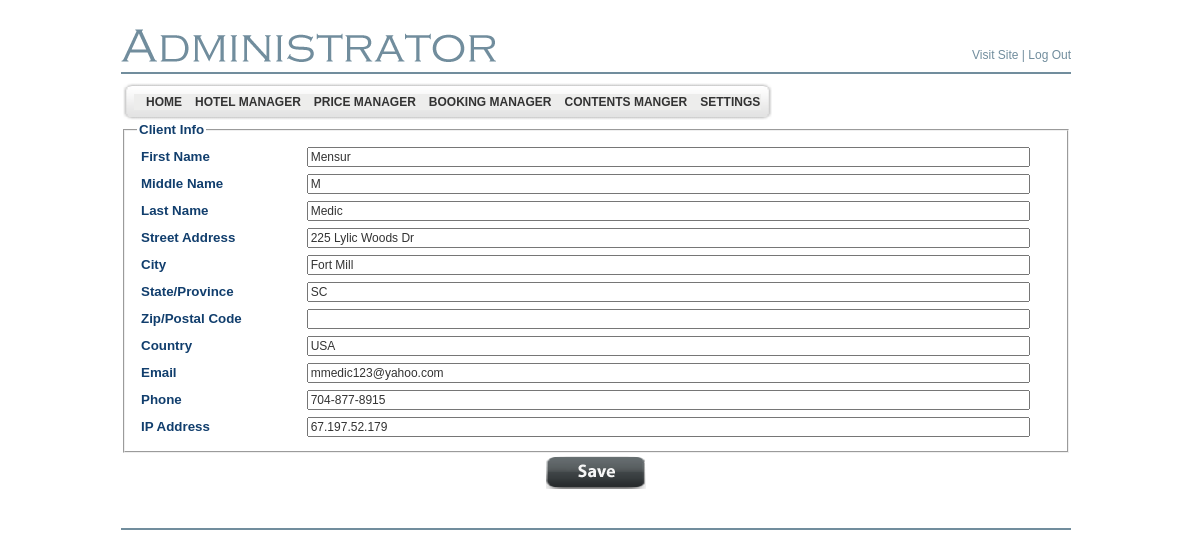
The page /LiculApartments/admin/clients_add_edit.php?id=3 (signed in) on the database as committed earlier.
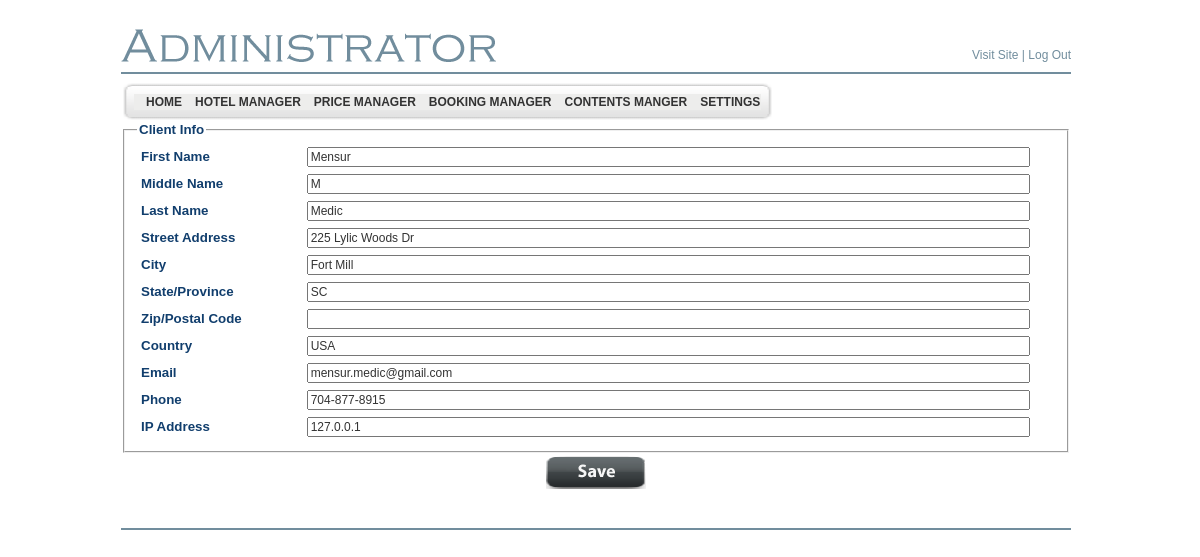
The same page on the database as committed later.
### tables this page shows
CREATE TABLE `bsi_clients` (
  `id` int(10) unsigned NOT NULL AUTO_INCREMENT,
  `first_name` varchar(256) NOT NULL,
  `middle_name` varchar(256) DEFAULT NULL,
  `last_name` varchar(256) NOT NULL,
  `street_address` varchar(256) NOT NULL,
  `city` varchar(256) NOT NULL,
  `state` varchar(64) DEFAULT NULL,
  `zip` varchar(64) DEFAULT NULL,
  `country` varchar(64) NOT NULL,
  `phone` varchar(64) NOT NULL,
  `email` varchar(256) NOT NULL,
  `ip` varchar(32) NOT NULL,
  PRIMARY KEY (`id`),
  UNIQUE KEY `email` (`email`) USING BTREE
);

### LiculApartments/includes/SystemConfiguration.class.php (called while the page is built, shortened)
<?php
require_once ("KLogger.class.php");
require_once ("Client.class.php");
require_once ("Utilities.class.php");
$loggingDirectory = "./logs/";
$currentDirectory = getcwd();
if (Utilities::stringEndsWith($currentDirectory, "admin"))
{
	$loggingDirectory = "../logs/";
}
$logger = new KLogger($loggingDirectory, KLogger::INFO);
?>

### LiculApartments/includes/Utilities.class.php (called while the page is built, shortened)
<?php
class Utilities
{
	public static function stringEndsWith($string, $test)
	{
	    $strlen = strlen($string);
	    $testlen = strlen($test);
	    return substr_compare($string, $test, -$testlen) === 0;
	}
}
?>

### LiculApartments/includes/KLogger.class.php (called while the page is built, shortened)
<?php
	class KLogger
	{
		private $priority = KLogger::INFO;
		public function __construct( $filepath , $priority )
		{
			$this->log_file = $filepath . "log_" . date("Y_m_d") . ".log";
			$this->priority = $priority;
			return;
		}
		private function shouldLog($priority)
		{
			if ($this->priority <= $priority)
			{
				return true;
			}
			return false;
		}
	}
?>

### LiculApartments/includes/Client.class.php (called while the page is built, shortened)
<?php
class Client
{
	public static function fetchFromParameters($params)
	{
		$client = new Client();
		if (isset($params['id']) && is_numeric($params['id']))
		{
			$client->id = intval($params['id']);
		}
		if (isset($params['first_name']))
		{
			$client->firstName = $params['first_name'];
		}
		if (isset($params['middle_name']))
		{
			$client->middleName = $params['middle_name'];
		}
		if (isset($params['last_name']))
		{
			$client->lastName = $params['last_name'];
		}
		if (isset($params['street_address']))
		{
			$client->streetAddress = $params['street_address'];
		}
		if (isset($params['city']))
		{
			$client->city = $params['city'];
		}
		if (isset($params['state']))
		{
			$client->state = $params['state'];
		}
		if (isset($params['zip']))
		{
			$client->zip = $params['zip'];
		}
		if (isset($params['country']))
		{
			$client->country = $params['country'];
		}
		if (isset($params['phone']))
		{
			$client->phone = $params['phone'];
		}
		if (isset($params['email']))
		{
			$client->email = $params['email'];
		}
		if (isset($params['ip']))
		{
			$client->ipAddress = $params['ip'];
		}
        else
        {
            $client->ipAddress = $_SERVER['REMOTE_ADDR'];
        }
		return $client;
	}
	private static function fetchFromSqlMultiple($sql)
    {
		$clients = array();
		$query = mysql_query($sql);
		while ($row = mysql_fetch_assoc($query))
		{
		    $client = Client::fetchFromParameters($row);
		    $clients[] = $client;
		}
		return $clients;
    }
	private static function fetchFromSqlSingle($sql)
    {
    	global $logger;
		$logger->LogDebug(__METHOD__ . " Fetching single " .__CLASS__ . " object for SQL: " . $sql);
		$clients = Client::fetchFromSqlMultiple($sql);
		if (count($clients) > 0)
		{
			return $clients[0];
		}
		else
		{
			$logger->LogWarn(__METHOD__ . " No clients exist.");
		}
		return null;
    }
	public static function fetchFromDb($id)
	{
		$id = intval($id);
		$sql = "SELECT * FROM bsi_clients WHERE id = " . $id;
		return Client::fetchFromSqlSingle($sql);
	}
}

### LiculApartments/admin/clients_add_edit.php (the view, shortened to what the changed rows need)
<?php
include_once ("../includes/SystemConfiguration.class.php");
include ("header.php");
global $logger;
$errors = array();
$client = new Client();
if(isset($_POST['SBMT_REG']))
{
	$logger->LogInfo("Form has been submitted.");
	$client = Client::fetchFromParameters($_POST);
	if (!$client->save())
	{
		$logger->LogError("Error saving client.");
		foreach ($client->errors as $error)
		{
			$logger->LogError($error);
			$errors[] = $error;
		}
	}
	else
	{
		$message = "Values were updated successfully!";
	}
}
else if (isset($_REQUEST['id']) && is_numeric($_REQUEST['id']))
{
	$id = intval($_REQUEST['id']);
	$client = Client::fetchFromDb($id);
}
?>
<tr>
  <td valign="top">
	<form method="post" action="<?=$_SERVER['PHP_SELF']?>">
		<fieldset>
		    <table width="100%" cellspacing="1" border="0" cellpadding="3">
		        <tr class="TitleBlue11pt">
	            	<td align="left" valign="middle">
	            		<input type="text" name="first_name" value="<?= htmlentities($client->firstName) ?>" size="100" />
            		</td>
	            </tr>
	            <tr class="TitleBlue11pt">
	            	<td align="left" valign="middle">
	            		<input type="text" name="middle_name" value="<?= htmlentities($client->middleName) ?>" size="100" />
            		</td>
	            </tr>
	            <tr class="TitleBlue11pt">
	            	<td align="left" valign="middle">
	            		<input type="text" name="last_name" value="<?= htmlentities($client->lastName) ?>" size="100" />
            		</td>
	            </tr>
	            <tr class="TitleBlue11pt">
	            	<td align="left" valign="middle">
	            		<input type="text" name="street_address" value="<?= htmlentities($client->streetAddress) ?>" size="100" />
            		</td>
	            </tr>
	            <tr class="TitleBlue11pt">
	            	<td align="left" valign="middle">
	            		<input type="text" name="city" value="<?= htmlentities($client->city) ?>" size="100" />
            		</td>
	            </tr>
	            <tr class="TitleBlue11pt">
	            	<td align="left" valign="middle">
	            		<input type="text" name="state" value="<?= htmlentities($client->state) ?>" size="100" />
            		</td>
	            </tr>
	            <tr class="TitleBlue11pt">
	            	<td align="left" valign="middle">
	            		<input type="text" name="country" value="<?= htmlentities($client->country) ?>" size="100" />
            		</td>
	            </tr>
	            <tr class="TitleBlue11pt">
	            	<td align="left" valign="middle">
	            		<input type="text" name="email" value="<?= htmlentities($client->email) ?>" size="100" />
            		</td>
	            </tr>
	            <tr class="TitleBlue11pt">
	            	<td align="left" valign="middle">
	            		<input type="text" name="phone" value="<?= htmlentities($client->phone) ?>" size="100" />
            		</td>
	            </tr>
	            <tr class="TitleBlue11pt">
	            	<td align="left" valign="middle">
	            		<input type="text" name="ip" value="<?= htmlentities($client->ipAddress) ?>" size="100" />
            		</td>
	            </tr>
			</table>
		</fieldset>
	</form>
  </td>
</tr>
</table>
<br />
</body></html>

Rows that differ between the two databases and show on the page:
changed bsi_clients "Mensur": email "mmedic123@yahoo.com" → "mensur.medic@gmail.com"; ip "67.197.52.179" → "127.0.0.1"
